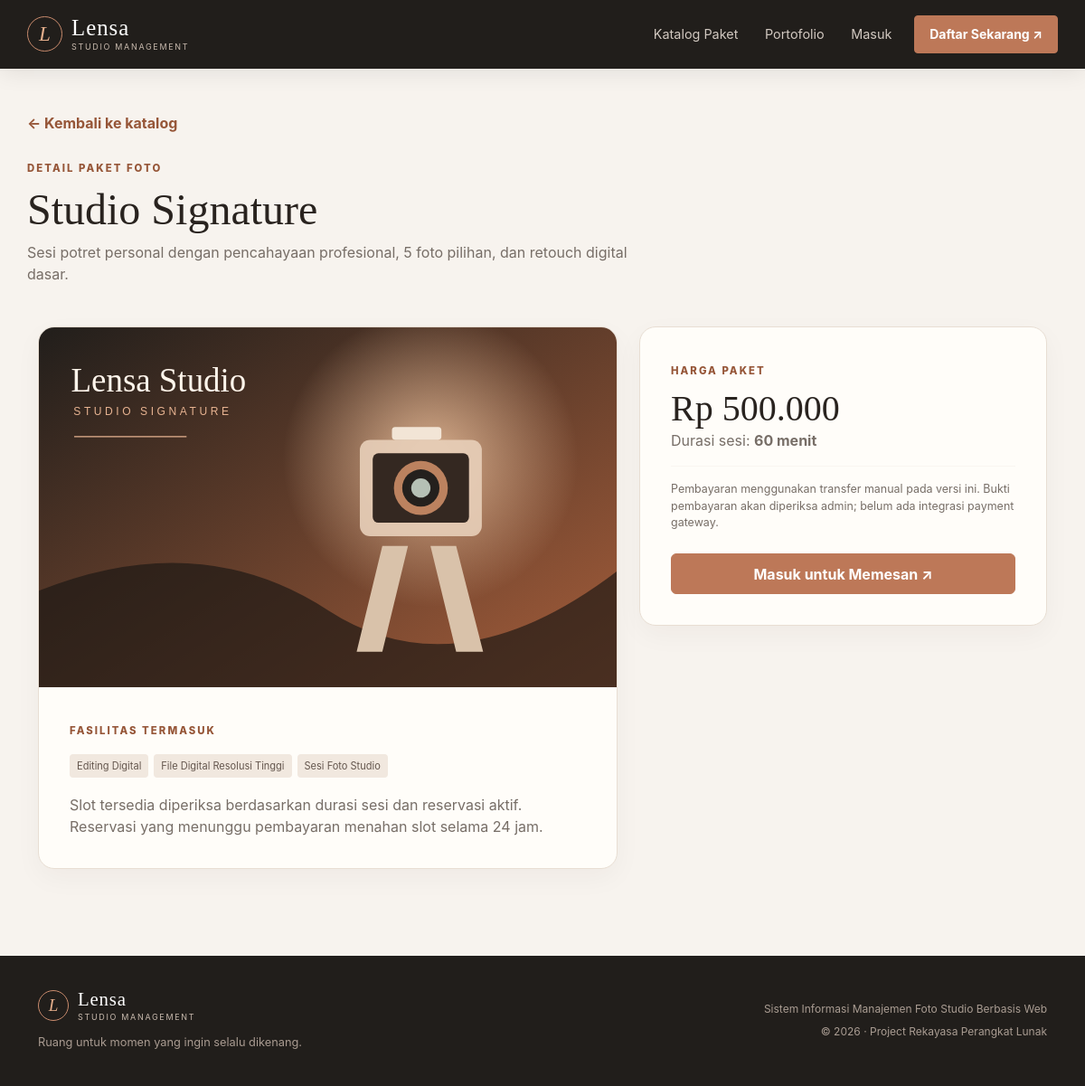
Screenshot of /index.php?r=package&id=1 with the database file from the repository.
### tables this page shows
CREATE TABLE paket (
    id_paket BIGINT UNSIGNED NOT NULL AUTO_INCREMENT,
    nama_paket VARCHAR(100) NOT NULL,
    deskripsi TEXT NOT NULL,
    harga_paket DECIMAL(12,2) NOT NULL,
    durasi_menit SMALLINT UNSIGNED NOT NULL DEFAULT 60,
    gambar VARCHAR(80) NOT NULL DEFAULT 'studio.svg',
    aktif TINYINT(1) NOT NULL DEFAULT 1,
    created_at DATETIME NOT NULL DEFAULT CURRENT_TIMESTAMP,
    updated_at DATETIME NOT NULL DEFAULT CURRENT_TIMESTAMP ON UPDATE CURRENT_TIMESTAMP,
    PRIMARY KEY (id_paket),
    KEY idx_paket_aktif_harga (aktif, harga_paket)
);

### app/Support/helpers.php (called while the page is built, shortened)
<?php
function e(mixed $value): string
{
    return htmlspecialchars((string) ($value ?? ''), ENT_QUOTES | ENT_SUBSTITUTE, 'UTF-8');
}
function db(): PDO
{
    return Database::connection();
}
function asset(string $path): string
{
    return 'assets/' . ltrim($path, '/');
}
function url(string $route = 'home', array $params = []): string
{
    return 'index.php?' . http_build_query(array_merge(['r' => $route], $params));
}
function current_user(): ?array
{
    $id = filter_var($_SESSION['user_id'] ?? null, FILTER_VALIDATE_INT);
    if (!$id) return null;
    $stmt = db()->prepare('SELECT id_pengguna, nama, email, no_telepon, username, peran FROM pengguna WHERE id_pengguna = :id AND aktif = 1');
    $stmt->execute(['id' => $id]);
    $user = $stmt->fetch() ?: null;
    return $user;
}
function render(string $view, array $data = []): void
{
    $currentUser = current_user();
    require dirname(__DIR__) . '/views/layout.php';
}
function money(int|float|string|null $amount): string
{
    return 'Rp ' . number_format((float) ($amount ?? 0), 0, ',', '.');
}

### app/Controllers.php (called while the page is built, shortened)
<?php
final class HomeController
{
    public function package(): void
    {
        $id = filter_input(INPUT_GET, 'id', FILTER_VALIDATE_INT) ?: 0;
        $package = (new CatalogRepository())->package((int) $id, true);
        render('package-detail', ['title' => $package['nama_paket'], 'package' => $package]);
    }
}

### public/index.php (called while the page is built, shortened)
<?php
$route = (string) ($_GET['r'] ?? 'home');
$home = new HomeController();
$auth = new AuthController();
$customer = new CustomerController();
$admin = new AdminController();
$photographer = new PhotographerController();
$routes = [
    'home' => [$home, 'home'],
    'package' => [$home, 'package'],
    'availability' => [$home, 'availability'],
    'login' => [$auth, 'login'],
    'register' => [$auth, 'register'],
    'logout' => [$auth, 'logout'],
    'profile' => [$auth, 'profile'],
    'download' => [$auth, 'download'],
    'proof' => [$auth, 'proof'],
    'book' => [$customer, 'book'],
    'booking-store' => [$customer, 'bookingStore'],
    'my-reservations' => [$customer, 'reservations'],
    'reservation' => [$customer, 'reservation'],
    'pay' => [$customer, 'pay'],
    'payment-submit' => [$customer, 'paymentSubmit'],
    'my-gallery' => [$customer, 'gallery'],
    'admin' => [$admin, 'dashboard'],
    'admin-services' => [$admin, 'services'],
    'admin-packages' => [$admin, 'packages'],
    'admin-reservations' => [$admin, 'reservations'],
    'admin-reservation-action' => [$admin, 'reservationAction'],
    'admin-payments' => [$admin, 'payments'],
    'admin-payment-action' => [$admin, 'paymentAction'],
    'admin-users' => [$admin, 'users'],
    'admin-gallery' => [$admin, 'gallery'],
    'admin-gallery-action' => [$admin, 'galleryAction'],
    'admin-reports' => [$admin, 'reports'],
    'photographer' => [$photographer, 'dashboard'],
    'photographer-status' => [$photographer, 'updateStatus'],
    'photographer-upload' => [$photographer, 'upload'],
];
try {
    call_user_func($routes[$route]);
} catch (PDOException $e) {
    error_log('[Lensa Studio DB] ' . $e->getMessage());
    http_response_code(503);
    $detail = $GLOBALS['config']['debug'] ? '<pre>' . e($e->getMessage()) . '</pre>' : '';
    echo '<!doctype html><html lang="id"><meta charset="utf-8"><meta name="viewport" content="width=device-width,initial-scale=1"><title>Basis data belum siap</title><body style="font-family:system-ui;background:#f7f3ee;color:#29231f;padding:4rem 1.5rem"><main style="max-width:680px;margin:auto;background:white;border:1px solid #e8ded3;border-radius:18px;padding:2rem"><p style="color:#965638;font-weight:700;letter-spacing:.12em">LENSA STUDIO</p><h1>Basis data belum terhubung</h1><p>Aplikasi belum dapat membaca basis data. Buat basis data <code>fotostudio</code>, impor <code>database/schema.sql</code>, lalu sesuaikan kredensial di file <code>.env</code>.</p><p>Pastikan MySQL/MariaDB berjalan dan PHP memiliki ekstensi <code>pdo_mysql</code>.</p>' . $detail . '</main></body></html>';
} catch (Throwable $e) {
    error_log('[Lensa Studio] ' . (string) $e);
    http_response_code(500);
    if ($GLOBALS['config']['debug']) {
        echo '<pre style="white-space:pre-wrap;font-family:monospace;padding:2rem">' . e((string) $e) . '</pre>';
    } else {
        echo '<!doctype html><html lang="id"><meta charset="utf-8"><meta name="viewport" content="width=device-width,initial-scale=1"><title>Terjadi kesalahan</title><body style="font-family:system-ui;background:#f7f3ee;color:#29231f;padding:4rem 1.5rem"><main style="max-width:650px;margin:auto;background:white;border:1px solid #e8ded3;border-radius:18px;padding:2rem"><h1>Terjadi kesalahan</h1><p>Permintaan belum dapat diproses. Coba kembali. Jika masalah berlanjut, periksa log aplikasi.</p><a href="index.php">Kembali ke beranda</a></main></body></html>';
    }
}

### app/Core/Database.php (called while the page is built, shortened)
<?php
final class Database
{
    private static ?PDO $connection = null;
    public static function connection(): PDO
    {
        $config = $GLOBALS['config'];
        $dsn = sprintf(
            'mysql:host=%s;port=%d;dbname=%s;charset=utf8mb4',
            $config['db_host'],
            $config['db_port'],
            $config['db_name']
        );
        self::$connection = new PDO($dsn, $config['db_user'], $config['db_pass'], [
            PDO::ATTR_ERRMODE => PDO::ERRMODE_EXCEPTION,
            PDO::ATTR_DEFAULT_FETCH_MODE => PDO::FETCH_ASSOC,
            PDO::ATTR_EMULATE_PREPARES => false,
        ]);
        return self::$connection;
    }
}

### app/Repositories.php (called while the page is built, shortened)
<?php
final class CatalogRepository
{
    public function package(int $id, bool $activeOnly = false): ?array
    {
        $sql = 'SELECT p.*, GROUP_CONCAT(DISTINCT l.nama_layanan ORDER BY l.nama_layanan SEPARATOR ", ") AS layanan_list FROM paket p LEFT JOIN paket_layanan pl ON pl.id_paket = p.id_paket LEFT JOIN layanan l ON l.id_layanan = pl.id_layanan WHERE p.id_paket = :id';
        if ($activeOnly) $sql .= ' AND p.aktif = 1';
        $sql .= ' GROUP BY p.id_paket LIMIT 1';
        $stmt = db()->prepare($sql);
        $stmt->execute(['id' => $id]);
        return $stmt->fetch() ?: null;
    }
}

### app/views/package-detail.php (the view)
<section class="container page-heading"><a class="text-link" href="<?= e(url('home')) ?>#paket">← Kembali ke katalog</a><div class="mt-4"><span class="section-kicker">Detail paket foto</span><h1><?= e($package['nama_paket']) ?></h1><p><?= e($package['deskripsi']) ?></p></div></section>
<section class="container pb-5"><div class="row g-4 align-items-start"><div class="col-lg-7"><div class="surface overflow-hidden"><img src="<?= e(asset('images/' . $package['gambar'])) ?>" alt="<?= e($package['nama_paket']) ?>" class="w-100" style="max-height:440px;object-fit:cover"><div class="surface-pad"><span class="section-kicker">Fasilitas termasuk</span><div class="service-tags mt-3"><?php if (!empty($package['layanan_list'])): foreach (explode(', ', $package['layanan_list']) as $service): ?><span class="service-tag"><?= e($service) ?></span><?php endforeach; else: ?><span class="muted">Fasilitas belum dirinci.</span><?php endif; ?></div><p class="muted mb-0">Slot tersedia diperiksa berdasarkan durasi sesi dan reservasi aktif. Reservasi yang menunggu pembayaran menahan slot selama 24 jam.</p></div></div></div>
<div class="col-lg-5"><div class="surface surface-pad"><span class="section-kicker">Harga paket</span><div class="metric-big mt-2"><?= money($package['harga_paket']) ?></div><p class="muted">Durasi sesi: <strong><?= (int) $package['durasi_menit'] ?> menit</strong></p><hr style="border-color:var(--line)"><p class="form-note">Pembayaran menggunakan transfer manual pada versi ini. Bukti pembayaran akan diperiksa admin; belum ada integrasi payment gateway.</p><?php if ($currentUser && $currentUser['peran'] === 'pelanggan'): ?><a class="btn btn-copper w-100 mt-2" href="<?= e(url('book', ['package_id' => $package['id_paket']])) ?>">Pilih Jadwal ↗</a><?php elseif ($currentUser): ?><div class="notice">Akun dengan peran <?= e($currentUser['peran']) ?> tidak dapat membuat reservasi pelanggan.</div><?php else: ?><a class="btn btn-copper w-100 mt-2" href="<?= e(url('login')) ?>">Masuk untuk Memesan ↗</a><?php endif; ?></div></div></div></section>

### public/assets/css/app.css (style rules this page uses)
:root { --ink:#29231f;--muted:#776e67;--cream:#f7f3ee;--paper:#fffdf9;--copper:#bd7858;--copper-dark:#965638;--line:#e8ded3;--sage:#84917a;--night:#211e1b;--radius:18px;--shadow:0 18px 50px rgba(52,40,30,.08) }
* { box-sizing:border-box }
body { background:var(--cream);color:var(--ink);font-family:Inter,ui-sans-serif,system-ui,-apple-system,"Segoe UI",sans-serif;min-height:100vh;display:flex;flex-direction:column }
.btn-copper { background:var(--copper);border-color:var(--copper);color:white;font-weight:650;padding:.6rem 1rem }
.section-kicker { color:var(--copper-dark);font-size:.71rem;font-weight:800;letter-spacing:.18em;text-transform:uppercase }
.text-link { color:var(--copper-dark);text-decoration:none;font-weight:700;white-space:nowrap }
.service-tags { display:flex;flex-wrap:wrap;gap:6px;margin:1rem 0 1.1rem }
.service-tag { font-size:.69rem;color:#64564d;background:#f1e8df;border-radius:4px;padding:5px 8px }
.page-heading { padding:48px 0 30px }
.page-heading h1 { font:500 clamp(2rem,4vw,3.2rem) Georgia,serif;margin:.5rem 0 }
.page-heading p { color:var(--muted);max-width:700px }
.surface { background:var(--paper);border:1px solid var(--line);border-radius:var(--radius);box-shadow:0 10px 30px rgba(50,36,25,.04) }
.surface-pad { padding:clamp(20px,3vw,34px) }
.form-note { font-size:.78rem;color:var(--muted) }
.muted { color:var(--muted)!important }
.metric-big { font:500 2.5rem Georgia,serif }

### rows the page displays
paket: nama_paket "Studio Signature", deskripsi "Sesi potret personal dengan pencahayaan profesional, 5 foto pilihan, dan retouch digital dasar.", gambar (picture), harga_paket "Rp 500.000", durasi_menit "60"

### other values shown
$service "Editing Digital"
$service "File Digital Resolusi Tinggi"
$service "Sesi Foto Studio"
